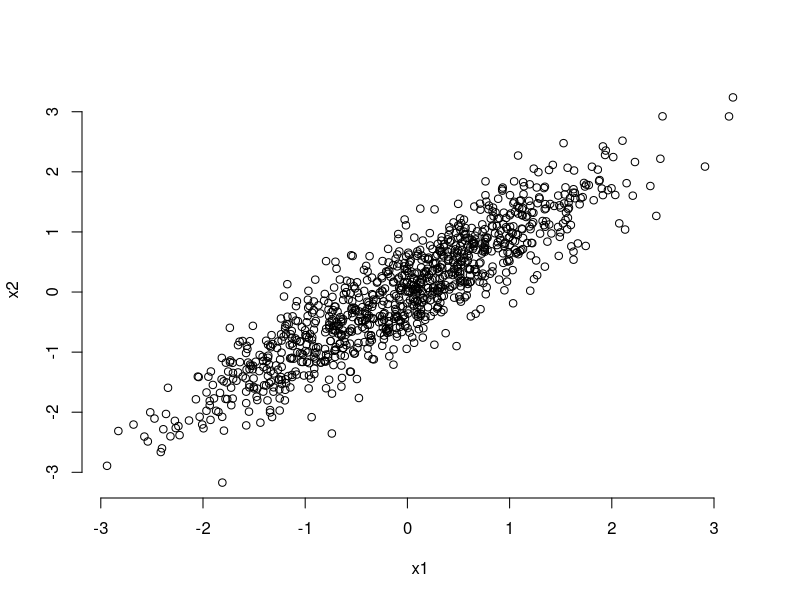

The R script that drew this image:
# 设置工作路径
setwd("D:\\softwares\\applied statistics\\rcodelearning\\chap11\\sourcecode")
# 样本量
samplesize <- 1000
# 均值向量
mu <- rep(0, 2)
# 协方差阵
Sigma <- matrix(c(1, 0.9, 0.9, 1), nrow = 2, byrow = TRUE)
rmv_eigen <- function(samplesize, mu, Sigma) {
    # 维度
    d <- length(mu)
    # Choleski分解
    Q <- chol(Sigma)
    # 生成正态分布的随机数
    Z <- matrix(rnorm(samplesize * d), nrow = samplesize, byrow = TRUE)
    # 多元正态分布，每一行是随机向量
    X <- Z %*% Q +
        matrix(rep(1, samplesize), nrow = samplesize) %*% matrix(mu, ncol = d)
    return(X)
}
X <- rmv_eigen(samplesize, mu, Sigma)
print("随机数的样本相关系数矩阵：")
print(cor(X))
# 开始绘图
dev.new()
# 保存文件
pdf("../codeimage/code6.pdf")
# 绘制散点图
plot(X, xlab = "x1", ylab = "x2", bty = "n")
# 关闭图形
dev.off()
# 关闭文件
dev.off()
# 保存工作空间
save.image("R6.RData")
